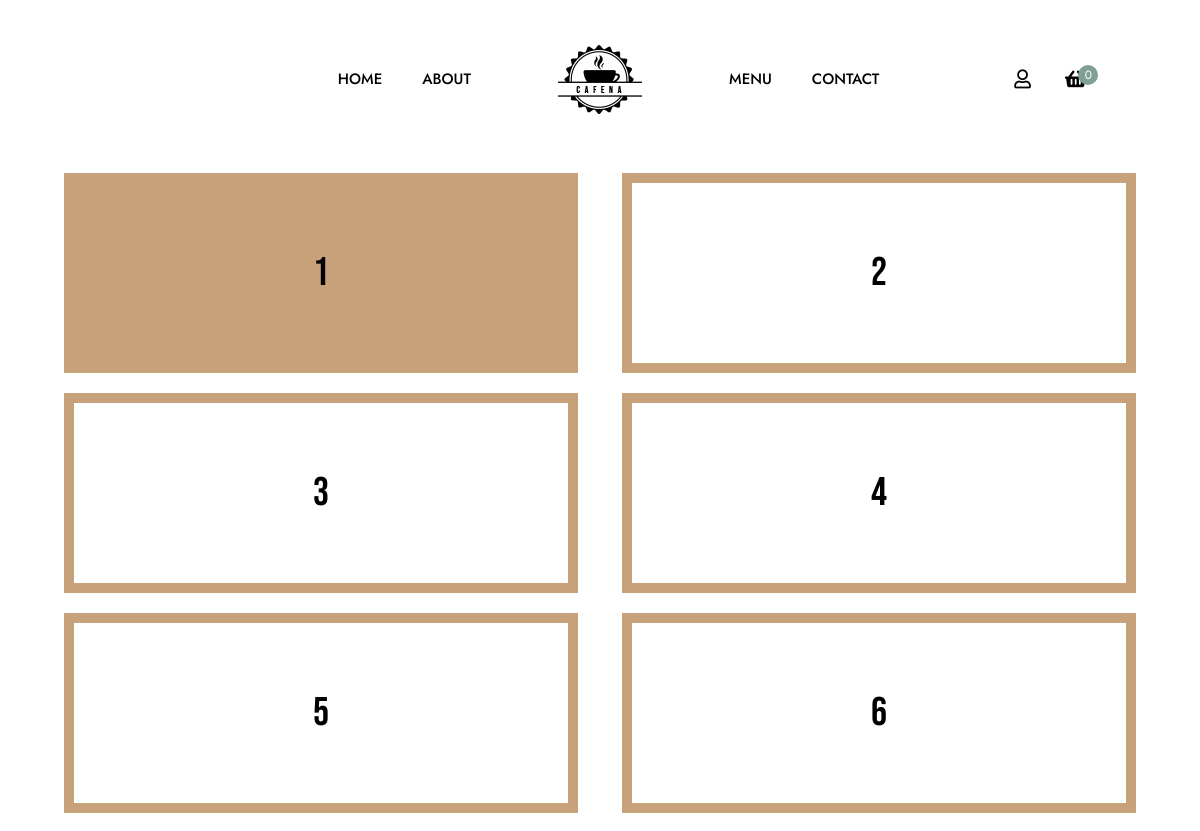
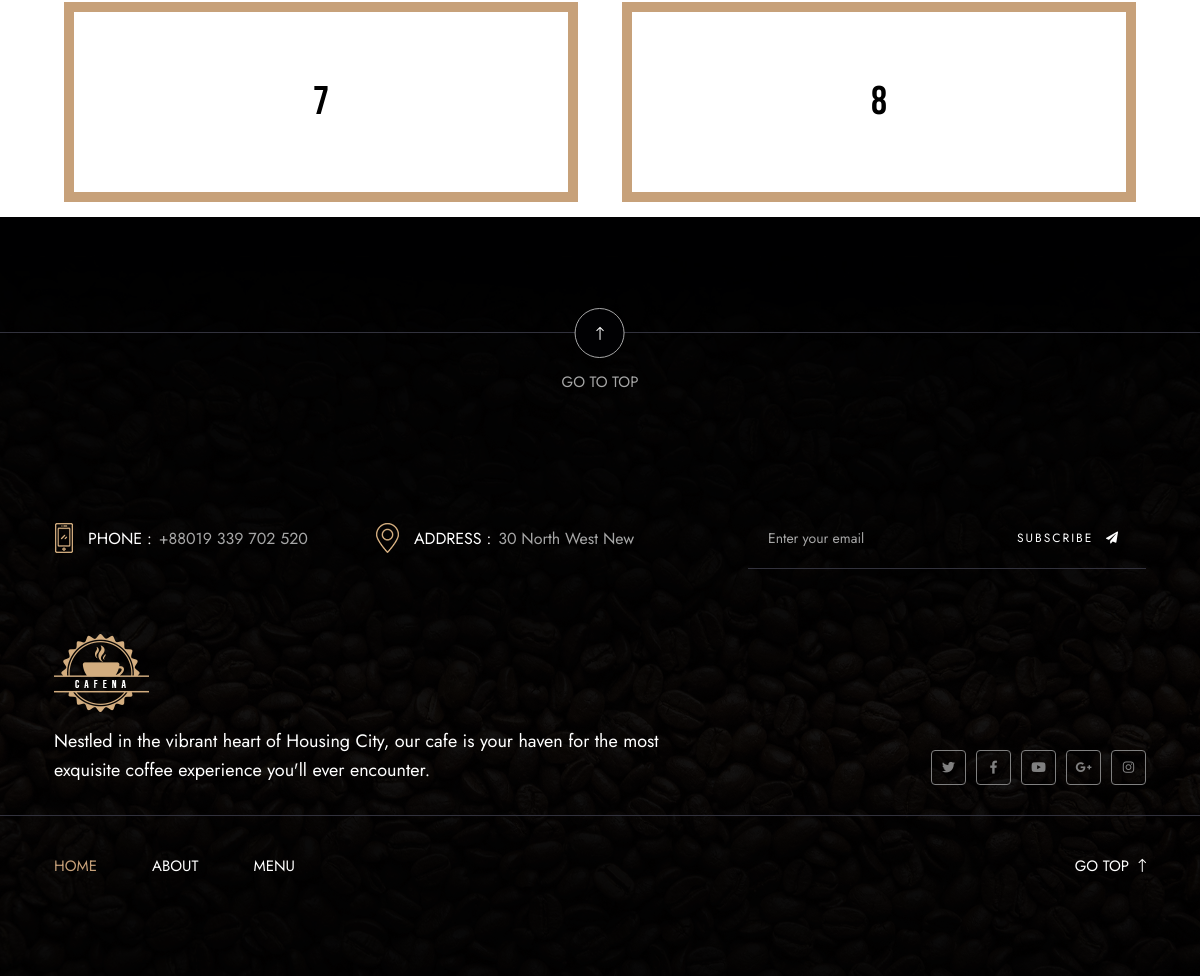
/tables.php, run on the app's committed database (2 pictures, top to bottom).
### tables this page shows
CREATE TABLE `mas_tables` (
  `table_no` int(255) NOT NULL,
  `status` enum('OCCUPIED','UNOCCUPIED') NOT NULL
);

### Fuctions.php (called while the page is built, shortened)
<?php
 class Fuctions
 {
    private $conn;
     function __construct($conn){
        $this->conn = $conn;
    }
    function getCurrentPage()
    {
        $filename = basename($_SERVER['PHP_SELF']);
        return $filename;
    }
    function getCartItemsCount(){
        if((!empty($_SESSION['cart']['count']))){
            return $_SESSION['cart']['count'];
        }
        else{
            return 0;
        }
    }
    function getTables(){
        $qry = mysqli_query($this->conn,"SELECT * FROM mas_tables");
        return mysqli_fetch_all($qry);
    }
 }
?>

### tables.php (the view, shortened to what this page needs)
<!DOCTYPE html>
<html>
<head>
    <?php
    require_once('head.php');
    ?>
</head>
<body>
    <?php require_once('header.php'); ?>
    <div class="container">
        <div class="row">
            <?php
                $tables = $mainobj->getTables();
                foreach($tables as $table){
                    if($table[1]=='OCCUPIED'){
                        $ocp = 'occupied';
                    }else{
                        $ocp = '';
                    }
                    echo "<div class='col-md-6'><a class='text-decoration-none' href='order.php?table=".$table[0]."'><div class='box $ocp'><h1>";
                    echo $table[0]."</h1></div></a></div>";
                }
            ?>
        </div>
    </div>
    <?php require_once('footer.php'); ?>
</body>
</html>

### head.php (shortened to what this page needs)
<?php
    require_once('process/connection.php');
    require_once('Fuctions.php');
    $mainobj = new Fuctions($con);
    $curfile = $mainobj->getCurrentPage();
?>
<link rel="stylesheet" href="assets/css/bootstrap.min.css">
<link rel="stylesheet" href="assets/css/font-awesome.min.css">
<link rel="stylesheet" href="assets/css/lightcase.css">
<link rel="stylesheet" href="assets/css/meanmenu.css">
<link rel="stylesheet" href="assets/css/nice-select.css">
<link rel="stylesheet" href="assets/css/owl.carousel.min.css">
<link rel="stylesheet" href="assets/css/animate.min.css">
<link rel="stylesheet" href="assets/css/jquery-ui.css">
<link rel="stylesheet" href="assets/css/notyf.css">
<link rel="stylesheet" href="assets/css/main.css">

### header.php (shortened to what this page needs)
<header class="site-header site-header__3 site-header__4">
    <div class="menu-area menu-area__3 menu-area__4">
        <div class="container-fluid custom-width custom-width__2">
            <div class="row d-none d-xl-flex">
                <div class="col-xl-5 col-lg-4 col-md-5 align-self-center">
                    <div class="main-menu main-menu__3 main-menu__4">
                        <nav style="display: flex;flex-direction: row-reverse;">
                            <ul>
                                <li class="<?= ($curfile == 'index.php') ? 'active' : '' ?>"><a href="index.php">Home</a></li>
                                <li class="<?= ($curfile == 'about.php') ? 'active' : '' ?>"><a href="about.php">About</a></li>
                            </ul>
                        </nav>
                    </div>
                </div>
                <div class="col-xl-2 col-lg-2 d-none d-lg-block text-center align-self-center">
                    <div class="logo">
                        <a href="index.html">
                            <img src="assets/images/logo/logo-black.png" alt="img">
                        </a>
                    </div>
                </div>
                <div class="col-xl-5 col-lg-6 col-md-7 align-self-center">
                    <div class="menu-area__right menu-area__right--3 menu-area__right--4 d-flex align-items-center">
                        <div class="main-menu main-menu__3 main-menu__4">
                            <nav style="display: flex;flex-direction: row-reverse;">
                                <ul>
                                    <li class="<?= ($curfile == 'menu.php') ? 'active' : '' ?>"><a href="menu.php">Menu</a></li>
                                    <li class="<?= ($curfile == 'contact.php') ? 'active' : '' ?>"><a href="contact.php">Contact</a></li>
                                </ul>
                            </nav>
                        </div>
                        <div class="wrapper wrapper__2 pl-50 d-flex justify-content-end align-items-center">
                            <div style="margin-left: 12px;padding: 10px 12px;cursor: pointer;" class="item">
                                <a href="account.php"><i class="far fa-user"></i></a>
                            </div>
                            <div class="cart cart-trigger item position-relative">
                                <i class="fa fa-shopping-basket"></i>
                                <span class="cart__count"><?php echo $mainobj->getCartItemsCount() ?></span>
                            </div>
                        </div>
                    </div>
                </div>
            </div>
        </div>
    </div>
</header>

### footer.php (shortened to what this page needs)
<footer class="site-footer site-footer__3 pt-115 position-relative bg_img" data-opacity="8" data-overlay="dark" data-background="assets/images/bg/footer-3-1.jpg">
    <div class="footer__top footer__top--3 pt-155 position-relative">
        <a href="#" class="go-top position-absolute d-flex align-items-center justify-content-center">
            <i class="fal fa-long-arrow-up"></i>
            <span>go to top</span>
        </a>
        <div class="container">
            <div class="row justify-content-center mt-none-30">
                <div class="col-xl-3 col-lg-6 mt-30">
                    <div class="footer__widget footer__info">
                        <div class="item d-flex align-items-center justify-content-center">
                            <img src="assets/images/icons/ft-phone.png" alt="">
                            <span>Phone :</span>
                            <a href="tel:88019339702520">+88019 339 702 520</a>
                        </div>
                    </div>
                </div>
                <div class="col-xl-4 col-lg-6 mt-30 pl-55">
                    <div class="footer__widget footer__info">
                        <div class="item d-flex align-items-center justify-content-start">
                            <img src="assets/images/icons/ft-map-marker.png" alt="">
                            <span>Address :</span>
                            <p>30 North West New</p>
                        </div>
                    </div>
                </div>
                <div class="col-xl-5 col-lg-8 mt-30 pl-55">
                    <div class="footer__widget">
                        <div class="subscribe">
                            <form method="post">
                                <input type="email" name="email" id="email" placeholder="Enter your email">
                                <button type="submit" class="subscribe__btn">Subscribe <i class="fa fa-paper-plane"></i></button>
                            </form>
                        </div>
                    </div>
                </div>
            </div>
        </div>
    </div>
    <div class="footer__middle mt-65">
        <div class="container">
            <div class="row">
                <div class="col-lg-7">
                    <div class="footer__logo--content">
                        <img class="mb-15" src="assets/images/logo/logo.png" alt="">
                        <p>Nestled in the vibrant heart of Housing City, our cafe is your haven for the most exquisite coffee experience you'll ever encounter. </p>
                    </div>
                </div>
                <div class="col-lg-5 align-self-end">
                    <div class="social-links d-flex align-items-center justify-content-lg-end">
                        <a href="#0" target="_blank"><i class="fab fa-twitter"></i></a>
                        <a href="#0" target="_blank"><i class="fab fa-facebook-f"></i></a>
                        <a href="#0" target="_blank"><i class="fab fa-youtube"></i></a>
                        <a href="#0" target="_blank"><i class="fab fa-google-plus-g"></i></a>
                        <a href="#0" target="_blank"><i class="fab fa-instagram"></i></a>
                    </div>
                </div>
            </div>
        </div>
    </div>
    <div class="footer__menu-area mt-30 pb-90">
        <div class="container">
            <div class="row">
                <div class="col-lg-9">
                    <div class="footer__menu">
                        <nav>
                            <ul>
                                <li class="active"><a href="index.php">Home</a></li>
                                <li><a href="about.php">About</a></li>
                                <li><a href="menu.php">Menu</a></li>
                            </ul>
                        </nav>
                    </div>
                </div>
                <div class="col-lg-3 text-center text-lg-end">
                    <a href="#" class="go-top go-top__bottom">
                        <span>go top</span>
                        <i class="fal fa-long-arrow-up"></i>
                    </a>
                </div>
            </div>
        </div>
    </div>
</footer>

### tables.php (style rules this page uses)
h1 { color: black; }
.row { margin: 5px 0px; }
.box { margin: 10px; height: 200px; border: 10px solid #C7A17A; display: flex; flex-direction: row; align-items: center; justify-content: center; transition: background-color 1s ease; }
.occupied { background-color: #C7A17A; }

### data on the page
mas_tables: table_no "1"
mas_tables: table_no "2"
mas_tables: table_no "3"
mas_tables: table_no "4"
mas_tables: table_no "5"
mas_tables: table_no "6"
mas_tables: table_no "7"
mas_tables: table_no "8"

### other printed values
$mainobj->getCartItemsCount() "0"
